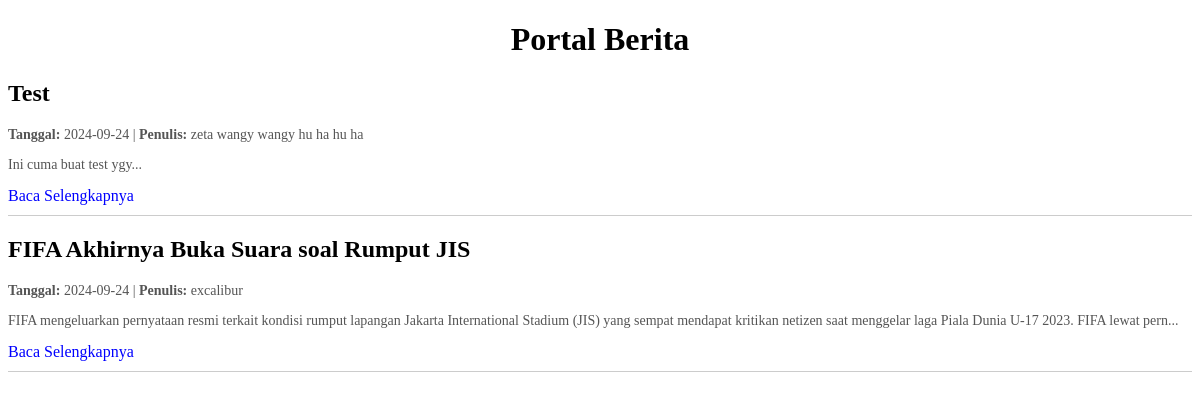
The page / on the database its author committed.
### tables this page shows
CREATE TABLE IF NOT EXISTS `tb_berita` (
  `id` int NOT NULL AUTO_INCREMENT,
  `judul` varchar(255) NOT NULL,
  `isi` text NOT NULL,
  `tanggal` date NOT NULL,
  `author` varchar(100) NOT NULL,
  PRIMARY KEY (`id`)
);

### index.php (the view, shortened to what this page needs)
<?php
include 'koneksi.php';
$sql = "SELECT id, judul, isi, tanggal, author FROM tb_berita ORDER BY tanggal DESC";
$result = $conn->query($sql);
?>
<!DOCTYPE html>
<html lang="en">
<head>
    <link rel="stylesheet" href="css/style-index.css">
</head>
<body>
    <h1>Portal Berita</h1>
    <?php
    if ($result->num_rows > 0) {
        while ($row = $result->fetch_assoc()) {
            $previewIsi = substr($row['isi'], 0, 200) . '...';
            echo "<div class='news-preview'>";
            echo "<h2><a href='news_detail.php?id=" . $row['id'] . "'>" . $row['judul'] . "</a></h2>";
            echo "<p><strong>Tanggal: </strong>" . $row['tanggal'] . " | <strong>Penulis: </strong>" . $row['author'] . "</p>";
            echo "<p>" . $previewIsi . "</p>";
            echo "<a class='read-more' href='detail-berita.php?id=" . $row['id'] . "'>Baca Selengkapnya</a>";
            echo "</div>";
        }
    } else {
        echo "<p>Tidak ada berita yang tersedia.</p>";
    }
    ?>
</body>
</html>

### css/style-index.css (style rules this page uses)
h1 { display: flex; justify-content: center; align-items: center; }
a { text-decoration: none; color: black; }
.news-preview { border-bottom: 1px solid #ccc; margin-bottom: 20px; padding-bottom: 10px; }
.news-preview h2 { font-size: 24px; }
.news-preview p { font-size: 14px; color: #555; }
.read-more { color: blue; text-decoration: none; }

### rows shown on the page
tb_berita: judul "Test", tanggal "2024-09-24", author "zeta wangy wangy hu ha hu ha", isi "Ini cuma buat test ygy..."
tb_berita: judul "FIFA Akhirnya Buka Suara soal Rumput JIS", tanggal "2024-09-24", author "excalibur", isi "FIFA mengeluarkan pernyataan resmi terkait kondisi rumput lapangan Jakarta International Stadium (JIS) yang sempat mendapat kritikan netizen saat menggelar laga Piala Dunia U-17 2023. FIFA lewat pern..."
